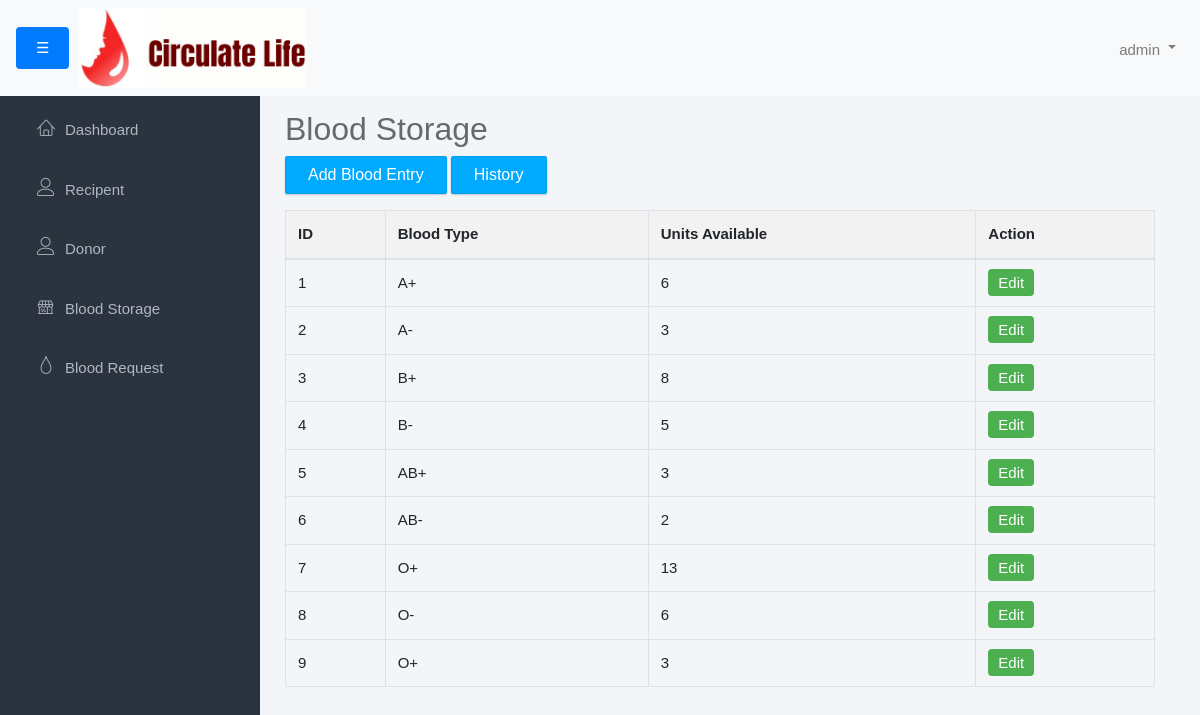
Screenshot of /Admin/blood_storage.php (signed in) with the database file from the repository.
### tables this page shows
CREATE TABLE `blood_storage` (
  `id` int(11) NOT NULL,
  `blood_group` varchar(10) DEFAULT NULL,
  `unit` int(11) DEFAULT NULL
);

### Admin/blood_storage.php (the view, shortened to what this page needs)
<?php include('admin_header.php');
include('../connection.php'); ?>
<link rel="stylesheet" href="admin-style.css?v=<?php echo time(); ?>">
<div class="main">
    <div class="container-fluid">
        <h2>Blood Storage</h2>
        <p>
            <button type="button" class="btn btn-primary" data-toggle="modal" data-target="#addBloodEntry">Add Blood Entry</button>
            <a href="blood_storage_history.php" class="btn btn-primary">History</a>
        </p>
        <table class="table table-bordered">
            <thead>
                <tr>
                    <th>ID</th>
                    <th>Blood Type</th>
                    <th>Units Available</th>
                    <th>Action</th>
                </tr>
            </thead>
            <tbody>
                <?php
                $members = $conn->query("SELECT * FROM blood_storage");
                while ($row = $members->fetch_array()) {
                    ?>
                    <tr>
                        <td><?php echo $row['id']; ?></td>
                        <td><?php echo $row['blood_group']; ?></td>
                        <td><?php echo $row['unit']; ?></td>
                        <td><a href="edit_blood_storage.php?id=<?php echo $row['id']; ?>" class="edit-btn">Edit</a></td>
                    </tr>
                <?php }
                ?>
            </tbody>
        </table>
    </div>
</div>
</body>
</html>

### Admin/admin-style.css (style rules this page uses)
html { position: relative; min-height: 100%; }
body { background-color: #F3F5F8; font-family: "Source Sans Pro", sans-serif; font-size: 15px; color: #676a6d; margin: 0; padding: 0; }
.main { transition: all 0.3s ease-in-out; width: calc(100% - 260px); background-color: #F3F5F8; padding: 20px; overflow-y: auto; margin-left: 250px; transition: margin-left 0.3s ease; }
#wrapper #sidebar-nav, #wrapper .main { padding-top: 80px; }
.container-fluid { margin-top: 30px; }
.btn { -webkit-border-radius: 2px; -moz-border-radius: 2px; border-radius: 2px; -moz-box-shadow: 0px 1px 2px 0 rgba(0, 0, 0, 0.2); -webkit-box-shadow: 0px 1px 2px 0 rgba(0, 0, 0, 0.2); box-shadow: 0px 1px 2px 0 rgba(0, 0, 0, 0.2); padding: 6px 22px; }
.btn-primary { background-color: #00AAFF; border-color: #00a0f0; }
table { width: 100%; border-collapse: collapse; }
th, td { border: 1px solid #ddd; padding: 8px; text-align: left; }
th { background-color: #f2f2f2; }
.edit-btn { background-color: #4CAF50; color: white; padding: 5px 10px; text-decoration: none; border-radius: 4px; }

### rows the page displays
blood_storage: id "1", blood_group "A+", unit "6"
blood_storage: id "2", blood_group "A-", unit "3"
blood_storage: id "3", blood_group "B+", unit "8"
blood_storage: id "4", blood_group "B-", unit "5"
blood_storage: id "5", blood_group "AB+", unit "3"
blood_storage: id "6", blood_group "AB-", unit "2"
blood_storage: id "7", blood_group "O+", unit "13"
blood_storage: id "8", blood_group "O-", unit "6"
blood_storage: id "9", blood_group "O+", unit "3"

### other values shown
$_SESSION['username'] "admin"
